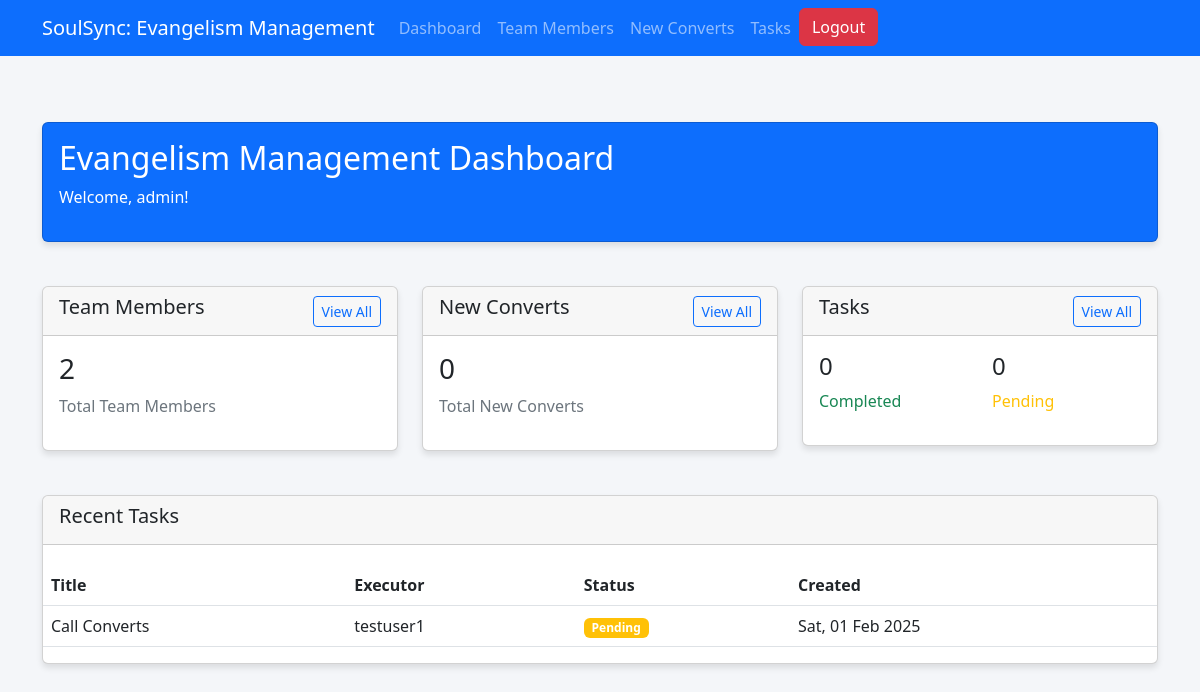
Page /dashboard/ (signed in) on the committed database.
### core/models.py (models this page shows, shortened)
class CustomUser(AbstractUser):
    USER_TYPES = (
        ('admin', 'Admin'),
        ('user', 'User'),
    )
    user_type = models.CharField(max_length=20, choices=USER_TYPES, default='user')
    phone_number = models.CharField(max_length=20, null=True, blank=True)

class Task (models.Model):
    task_owner = models.ForeignKey(CustomUser, on_delete=models.SET_NULL, null=True, blank=True, related_name="task_owner")
    task_executor = models.ForeignKey(CustomUser, on_delete=models.SET_NULL, null=True, blank=True, related_name="task_executor")
    title = models.CharField(max_length=100)
    description = models.TextField()
    completed = models.BooleanField(default=False)
    updated_at = models.DateTimeField(auto_now=True)
    date_created = models.DateTimeField(auto_now_add=True)
    class Meta:
        verbose_name_plural = "Tasks"

### core/views.py (the view)
# urls.py: path('dashboard/', views.dashboard, name='dashboard'),
@login_required
def dashboard(request):
    user = request.user
    if user.user_type == 'admin':
        context = {
            'team_member_count': EvangelismTeamMember.objects.count(),
            'new_convert_count': NewConvert.objects.count(),
            'completed_tasks': Task.objects.filter(completed=True).count(),
            'pending_tasks': Task.objects.filter(completed=False).count(),
            'recent_tasks': Task.objects.order_by('-date_created')[:5]
        }
    else:
        context = {
            'team_member_count': EvangelismTeamMember.objects.count(), # remove this line
            'new_convert_count': NewConvert.objects.filter(user=user).count(),
            'completed_tasks': Task.objects.filter(completed=True, task_executor=user).count(),
            'pending_tasks': Task.objects.filter(completed=False, task_executor=user).count(),
            'recent_tasks': Task.objects.order_by('-date_created')[:5]
        }
    return render(request, 'evangelism/dashboard.html', context)

### core/templates/evangelism/dashboard.html (shortened to what this page needs)
{% extends 'evangelism/base.html' %}
{% block content %}
<div class="row mt-5">
    <div class="col-12 mb-4 mt-1">
        <div class="card bg-primary text-white">
            <div class="card-body">
                <h2>Evangelism Management Dashboard</h2>
                <p>Welcome, {{ user.username }}!</p>
            </div>
        </div>
    </div>
    <div class="col-md-4">
        <div class="card">
            <div class="card-header d-flex justify-content-between align-items-center">
                <h5>Team Members</h5>
                <a href="{% url 'team_member_list' %}" class="btn btn-sm btn-outline-primary">View All</a>
            </div>
            <div class="card-body">
                <h3>{{ team_member_count }}</h3>
                <p class="text-muted">Total Team Members</p>
            </div>
        </div>
    </div>
    <div class="col-md-4">
        <div class="card">
            <div class="card-header d-flex justify-content-between align-items-center">
                <h5>New Converts</h5>
                <a href="{% url 'new_convert_list' %}" class="btn btn-sm btn-outline-primary">View All</a>
            </div>
            <div class="card-body">
                <h3>{{ new_convert_count }}</h3>
                <p class="text-muted">Total New Converts</p>
            </div>
        </div>
    </div>
    <div class="col-md-4">
        <div class="card">
            <div class="card-header d-flex justify-content-between align-items-center">
                <h5>Tasks</h5>
                <a href="{% url 'task_list' %}" class="btn btn-sm btn-outline-primary">View All</a>
            </div>
            <div class="card-body">
                <div class="row">
                    <div class="col-6">
                        <h4>{{ completed_tasks }}</h4>
                        <p class="text-success">Completed</p>
                    </div>
                    <div class="col-6">
                        <h4>{{ pending_tasks }}</h4>
                        <p class="text-warning">Pending</p>
                    </div>
                </div>
            </div>
        </div>
    </div>
    <div class="col-12 mt-4">
        <div class="card">
            <div class="card-header">
                <h5>Recent Tasks</h5>
            </div>
            <div class="d-none d-md-block table-responsive">
                <table class="table table-hover">
                    <thead>
                        <tr>
                            <th>Title</th>
                            <th>Executor</th>
                            <th>Status</th>
                            <th>Created</th>
                        </tr>
                    </thead>
                    <tbody>
                        {% for task in recent_tasks %}
                        <tr>
                            <td>{{ task.title }}</td>
                            <td>{{ task.task_executor.username }}</td>
                            <td>
                                {% if task.completed %}
                                    <span class="badge bg-success">Completed</span>
                                {% else %}
                                    <span class="badge bg-warning">Pending</span>
                                {% endif %}
                            </td>
                            <td>{{ task.date_created|date:"D, d M Y" }}</td>
                        </tr>
                        {% empty %}
                        <tr>
                            <td colspan="4" class="text-center">No recent tasks</td>
                        </tr>
                        {% endfor %}
                    </tbody>
                </table>
            </div>
        </div>
    </div>
</div>
{% endblock %}

### core/templates/evangelism/base.html (style rules this page uses)
body { padding-top: 70px; background-color: #f4f6f9; }
.card { margin-bottom: 20px; box-shadow: 0 4px 6px rgba(0,0,0,0.1); }
.table-responsive { margin-top: 20px; }

### rows in the picture
CustomUser: username "admin"
Task: title "Call Converts", task_executor.username "testuser1", completed "Pending", date_created "Sat, 01 Feb 2025"

### other values in the picture
{{ team_member_count }} "2"
{{ new_convert_count }} "0"
{{ completed_tasks }} "0"
{{ pending_tasks }} "0"
